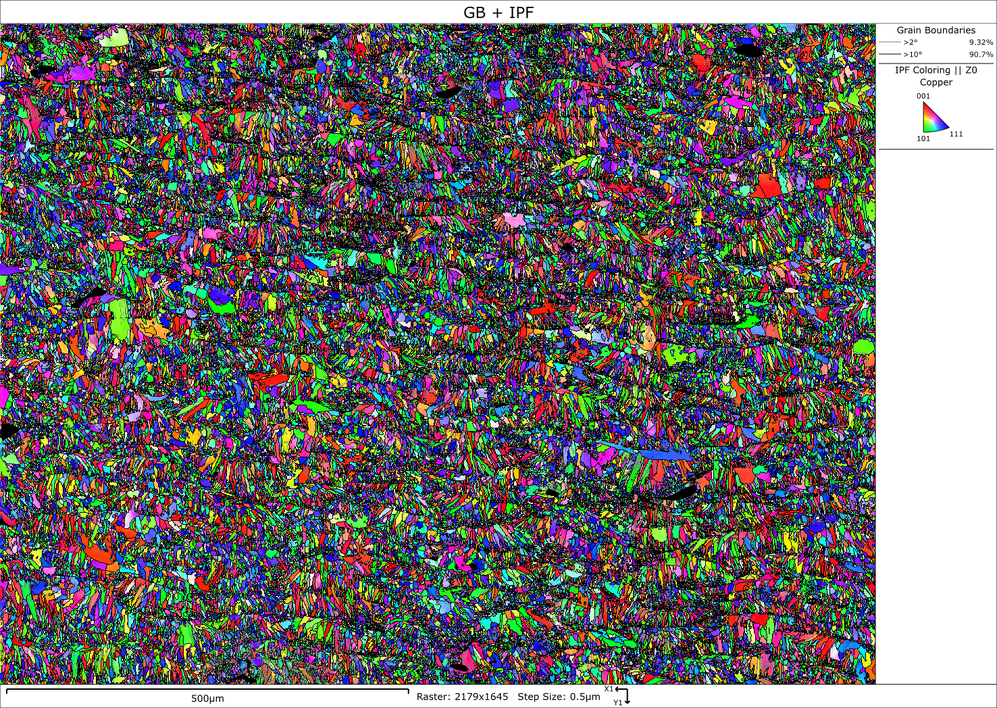
#> input picture images/GE_GB_IPF.tif, 997 x 708 px, shrunk from 1476 x 1048 before the run
$ python -i sobel.py   (imports and definitions only)
#> lines starting #> are read from the running program, lines starting #| are printed output that depends on the picture
### img_to_file.py
import cv2 as cv

"""Write an image to file with filename name_suffix.file_type"""


def img_to_file(img, name, suffix, file_type):
    file_address = ""
    for i in range(len(name)-1, 0, -1):
        if name[i] == ".":
            file_address = name[:i] + "_" + suffix + "." + file_type

    cv.imwrite(file_address, img)

### sobel.py
import cv2 as cv

import img_to_file


def sobel(filename):
#> called with filename = 'images/GE_GB_IPF.tif'
    window_name = "Sobel Operator on " + filename
    scale = 1
    delta = 0
    ddepth = -1

    src = cv.imread(filename, cv.IMREAD_COLOR)
#> src is the input picture: shape (708, 997, 3); mean B, G, R 110.3, 110.7, 113.1

    src = cv.GaussianBlur(src, (3, 3), 0)

    gray = cv.cvtColor(src, cv.COLOR_BGR2GRAY)
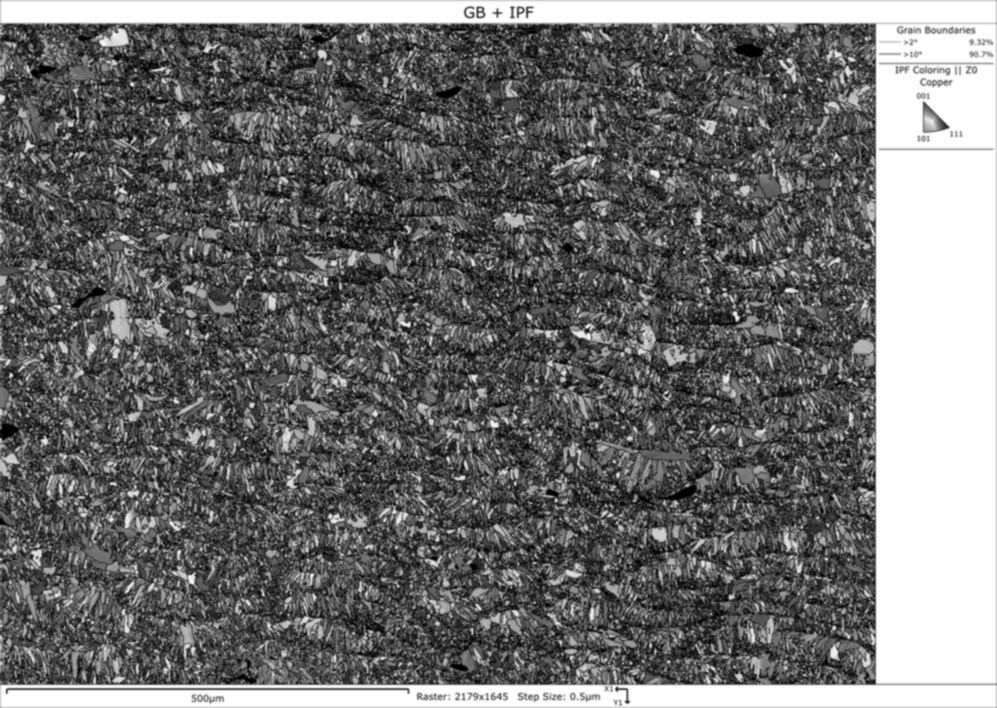
#> gray: shape (708, 997); min 0, max 255, mean 111.5

    grad_x = cv.Sobel(gray, ddepth, 1, 0, ksize=3, scale=scale, delta=delta, borderType=cv.BORDER_DEFAULT)
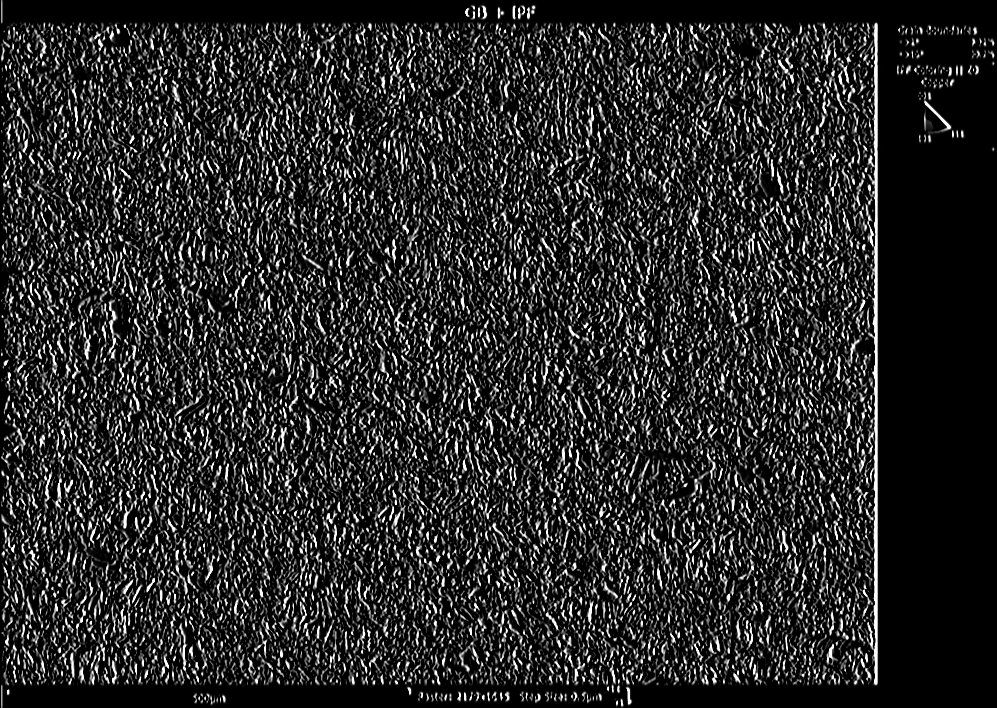
#> grad_x: shape (708, 997); min 0, max 255, mean 41.2
    grad_y = cv.Sobel(gray, ddepth, 0, 1, ksize=3, scale=scale, delta=delta, borderType=cv.BORDER_DEFAULT)
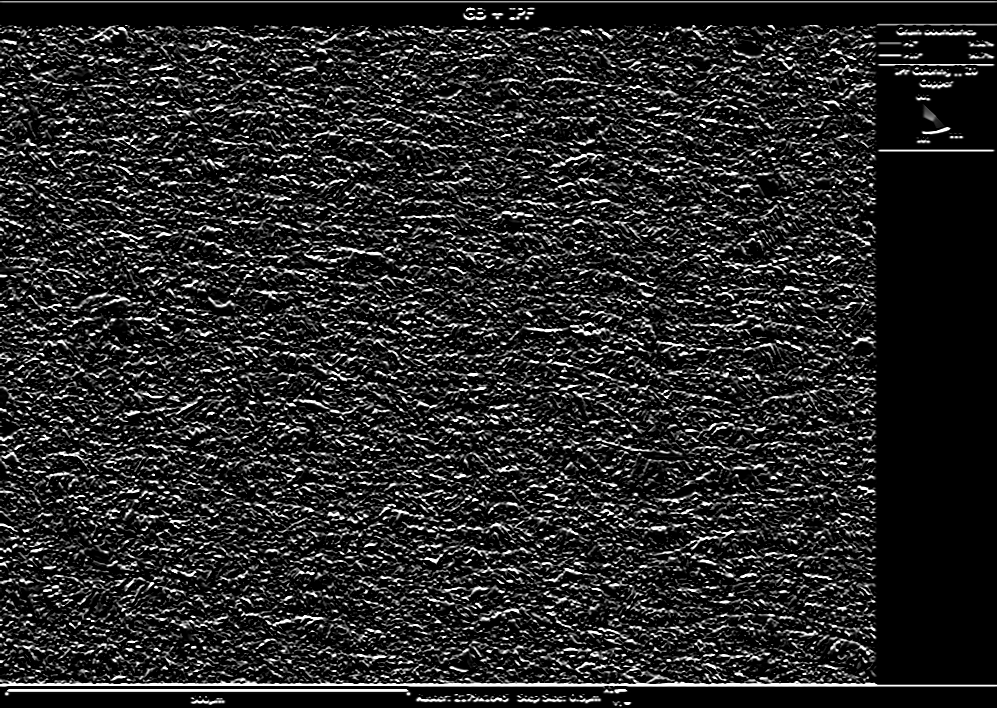
#> grad_y: shape (708, 997); min 0, max 255, mean 39.1

    abs_grad_x = cv.convertScaleAbs(grad_x)
    abs_grad_y = cv.convertScaleAbs(grad_y)

    grad = cv.addWeighted(abs_grad_x, 0.5, abs_grad_y, 0.5, 0)
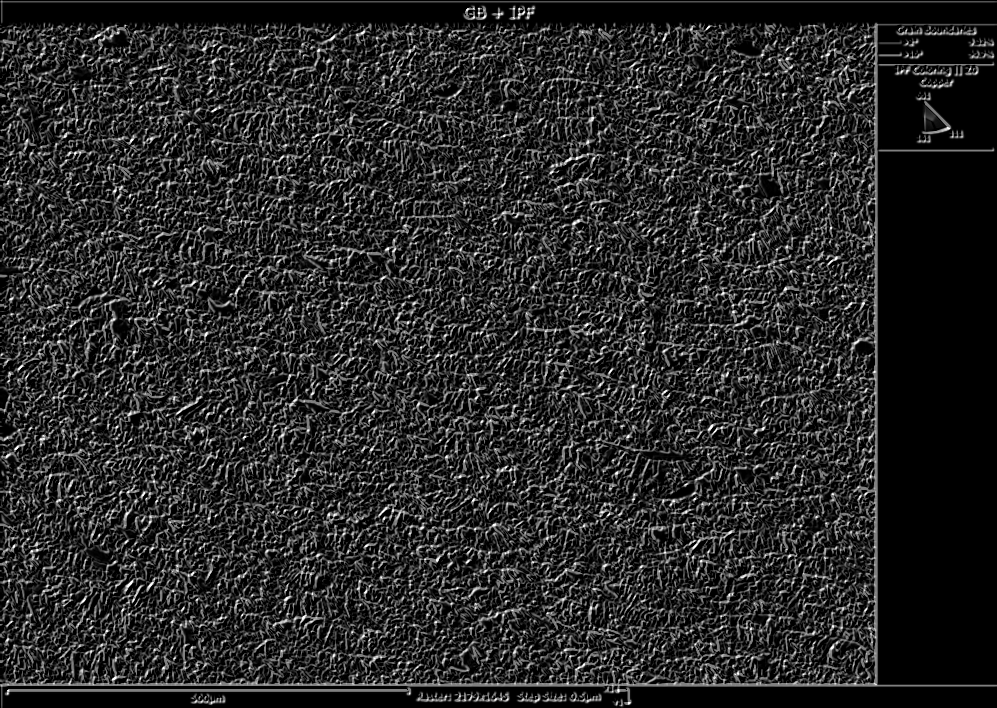
#> grad: shape (708, 997); min 0, max 255, mean 40.1

    img_to_file.img_to_file(grad, filename, "sobel", "png")

    return grad

>>> result = sobel('images/GE_GB_IPF.tif')
